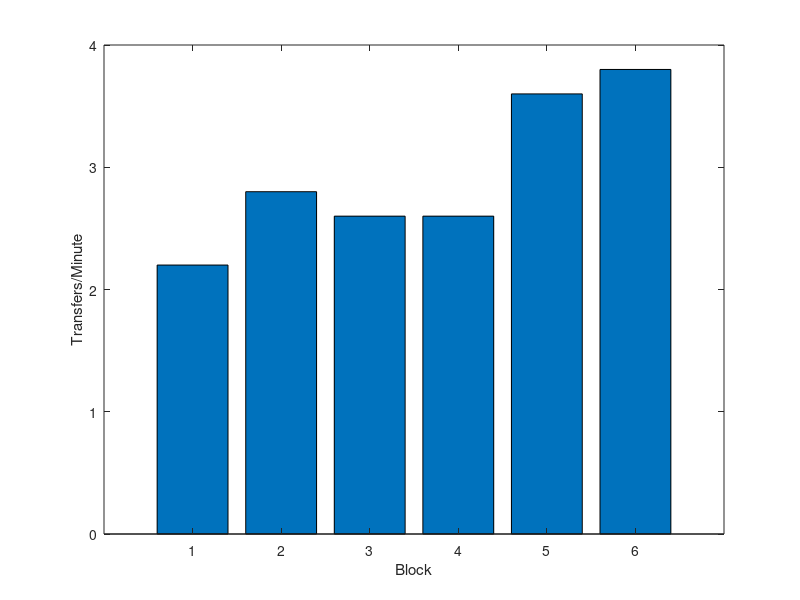

This figure's MATLAB source: (Note: this script raises an error after producing the figure.)
% Plot an example trial's kinematics during 3 DOF robot arm control.
%
%
% Sergey D Stavisky, October 20, 2017




%% Data to analyze
clear


experiment = 't5.2017.10.02';
trajectoryPlotBlock = 19; % will make a plot of this block.


% interpeting the robot data stream for this session (note: this is
% probably changing often, don't trust it for other sessions.


%% Plot the blocks/minute of each block. This is based on manual counting by Paymon

functionalMetric.block     = [11, 12, 15, 16, 18, 19]; % block number; not really inherently meaningful.
functionalMetric.successes = [11, 14, 13, 13, 18, 19]; % in a five minute block
functionalMetric.mistakes  = [4,  6,  3,  9,  1,  2];

figh = figure;
bar(functionalMetric.successes./(5) );
xlabel( 'Block' );
ylabel( 'Transfers/Minute' );

%% Get the data
participant = experiment(1:2);
streamsPathRoot = ['/net/experiments/' participant '/'];
figuresPath = ['/net/derivative/user/sstavisk/Figures/threeDandClick/' experiment '/' ];

% Prep
if ~isdir( figuresPath )
    mkdir( figuresPath );
end

% Get the R structure
streamsPath = [streamsPathRoot experiment '/Data/FileLogger/']; 
fprintf('Generating R from %s block %i\n', streamsPath, trajectoryPlotBlock );
stream = parseDataDirectoryBlock(sprintf('%s%i', streamsPath, trajectoryPlotBlock ), {'neural'} ); % note excluding neural, which I don't need here
totalMS = double( stream.continuous.clock(end) - stream.continuous.clock(1) );
fprintf(' %.2f minutes\n', totalMS/(60*1000) );

%% 

% When to plot, in ms. There aren't trials, just a continous stream.
msStart = 120*1e3;
msEnd = 150*1e3;


% Estimate latency of getting things back from robot
loopLatency = double( [stream.continuous.clock] ) - double( [stream.continuous.robotTimestamp] );
meanDelay = mean( loopLatency);
fprintf('Mean latency of getting robot position back is %.1fms\n', meanDelay );

% stream.continuous.robotPosition(:, 1:3) are xSet, ySet, zSet 
% column 6 is grip set
% columns 7,8,9 are actual x,y,z pos

% Plot the output velocity

t = msStart:msEnd;
robotT = [msStart: msEnd] + round( meanDelay ); % account for latency;


x = stream.continuous.xk(msStart:msEnd,2);
y = stream.continuous.xk(msStart:msEnd,4);
z = stream.continuous.xk(msStart:msEnd,6);
graspState = stream.continuous.robotPosition(robotT,6) / 10000; % divide by 10000 so same scale

figh = figure; 
% plot commanded velocity
axh(1) = subplot(2,1,1);
title('Commanded Velocity')
hold on;
plot( t, x, 'Color', 'r');
plot( t, y, 'Color', 'g' );
plot( t, z, 'Color', 'b' );
plot( t, graspState, 'Color', [1 0 1]);

% now let's plot hand XYZ
% conver to cm and flip all signs 
handX = -1 * 100.*stream.continuous.robotPosition(robotT,7);
handY = -1 * 100.*stream.continuous.robotPosition(robotT,8);
handZ = -1 * 100.*stream.continuous.robotPosition(robotT,9);
axh(2) = subplot(2,1,2); 
hold on;
title('Hand Position (cm)')
plot( t, handX, 'Color', 'r', 'LineStyle', '-')
plot( t, handY, 'Color', 'g', 'LineStyle', '-')
plot( t, handZ, 'Color', 'b', 'LineStyle', '-')

